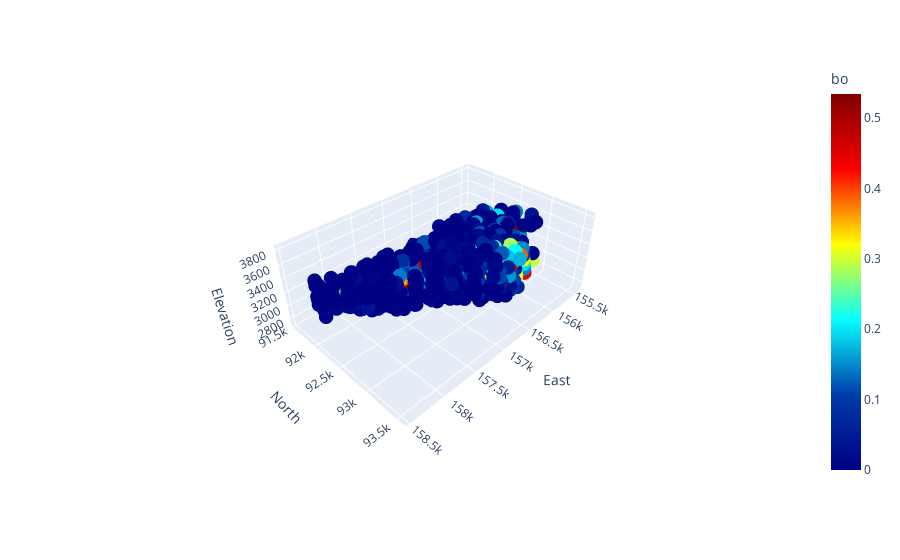
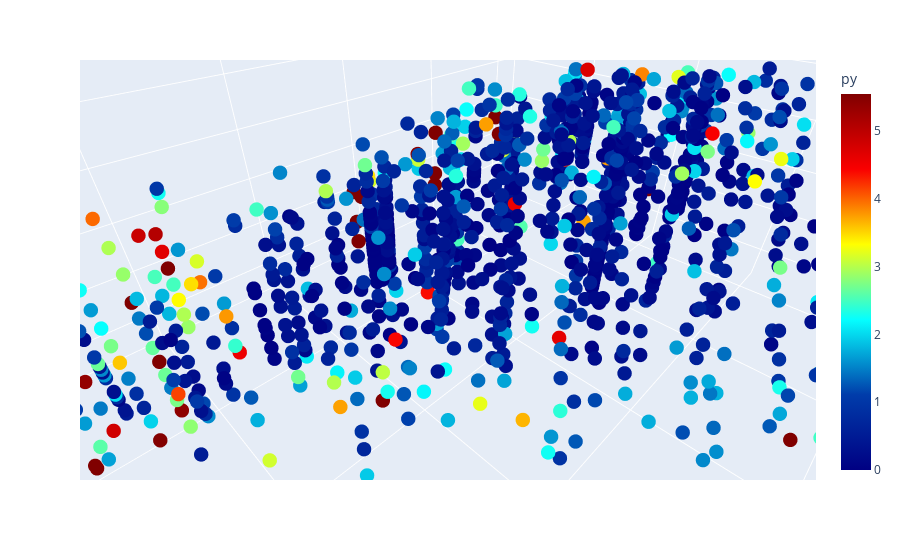

Notebook code for these charts, in order:
### Markdown cell above
# Visualización de datos (DH)

### Code cell
continuous = 'bo'
fig = px.scatter_3d(DH, x='East', y='North', z='Elevation', color=continuous, color_continuous_scale=px.colors.sequential.Jet, range_color=[0.0, DH[continuous].quantile(0.95)])
fig.update_traces(marker=dict(size=5.0))
fig.show()
continuous = 'py'
fig = px.scatter_3d(DH, x='East', y='North', z='Elevation', color=continuous, color_continuous_scale=px.colors.sequential.Jet, range_color=[0.0, DH[continuous].quantile(0.95)])
fig.update_traces(marker=dict(size=5.0))
fig.show()

### Figure 1 — Plotly figure (JSON) as saved in the notebook; plotly's stock layout.template omitted (floating-point values rounded to 4 significant figures; data arrays with more than 128 entries replaced by an {"elided": "..."} marker saying what was removed)
{"data": [{"hovertemplate": "East=%{x}<br>North=%{y}<br>Elevation=%{z}<br>bo=%{marker.color}<extra></extra>", "legendgroup": "", "marker": {"color": {"elided": "1275 float values"}, "coloraxis": "coloraxis", "size": 5, "symbol": "circle"}, "mode": "markers", "name": "", "scene": "scene", "showlegend": false, "type": "scatter3d", "x": {"elided": "1275 float values"}, "y": {"elided": "1275 float values"}, "z": {"elided": "1275 float values"}}], "layout": {"autosize": true, "coloraxis": {"cmax": 0.5339, "cmin": 0, "colorbar": {"title": {"text": "bo"}}, "colorscale": [[0, "rgb(0,0,131)"], [0.2, "rgb(0,60,170)"], [0.4, "rgb(5,255,255)"], [0.6, "rgb(255,255,0)"], [0.8, "rgb(250,0,0)"], [1, "rgb(128,0,0)"]]}, "legend": {"tracegroupgap": 0}, "margin": {"t": 60}, "scene": {"aspectmode": "auto", "aspectratio": {"x": 1.588, "y": 1.061, "z": 0.5939}, "camera": {"center": {"x": 0, "y": 0, "z": 0}, "eye": {"x": 1.805, "y": 1.805, "z": 1.805}, "projection": {"type": "perspective"}, "up": {"x": 0, "y": 0, "z": 1}}, "domain": {"x": [0, 1], "y": [0, 1]}, "xaxis": {"title": {"text": "East"}, "type": "linear"}, "yaxis": {"title": {"text": "North"}, "type": "linear"}, "zaxis": {"title": {"text": "Elevation"}, "type": "linear"}}}}

### Figure 2 — Plotly figure (JSON) as saved in the notebook; plotly's stock layout.template omitted (floating-point values rounded to 4 significant figures; data arrays with more than 128 entries replaced by an {"elided": "..."} marker saying what was removed)
{"data": [{"hovertemplate": "East=%{x}<br>North=%{y}<br>Elevation=%{z}<br>py=%{marker.color}<extra></extra>", "legendgroup": "", "marker": {"color": {"elided": "1275 float values"}, "coloraxis": "coloraxis", "size": 5, "symbol": "circle"}, "mode": "markers", "name": "", "scene": "scene", "showlegend": false, "type": "scatter3d", "x": {"elided": "1275 float values"}, "y": {"elided": "1275 float values"}, "z": {"elided": "1275 float values"}}], "layout": {"autosize": true, "coloraxis": {"cmax": 5.547, "cmin": 0, "colorbar": {"title": {"text": "py"}}, "colorscale": [[0, "rgb(0,0,131)"], [0.2, "rgb(0,60,170)"], [0.4, "rgb(5,255,255)"], [0.6, "rgb(255,255,0)"], [0.8, "rgb(250,0,0)"], [1, "rgb(128,0,0)"]]}, "legend": {"tracegroupgap": 0}, "margin": {"t": 60}, "scene": {"aspectmode": "auto", "aspectratio": {"x": 1.588, "y": 1.061, "z": 0.5939}, "camera": {"center": {"x": 0, "y": 0, "z": 0}, "eye": {"x": 0.3981, "y": 0.3981, "z": 0.3981}, "projection": {"type": "perspective"}, "up": {"x": 0, "y": 0, "z": 1}}, "domain": {"x": [0, 1], "y": [0, 1]}, "xaxis": {"title": {"text": "East"}, "type": "linear"}, "yaxis": {"title": {"text": "North"}, "type": "linear"}, "zaxis": {"title": {"text": "Elevation"}, "type": "linear"}}}}
